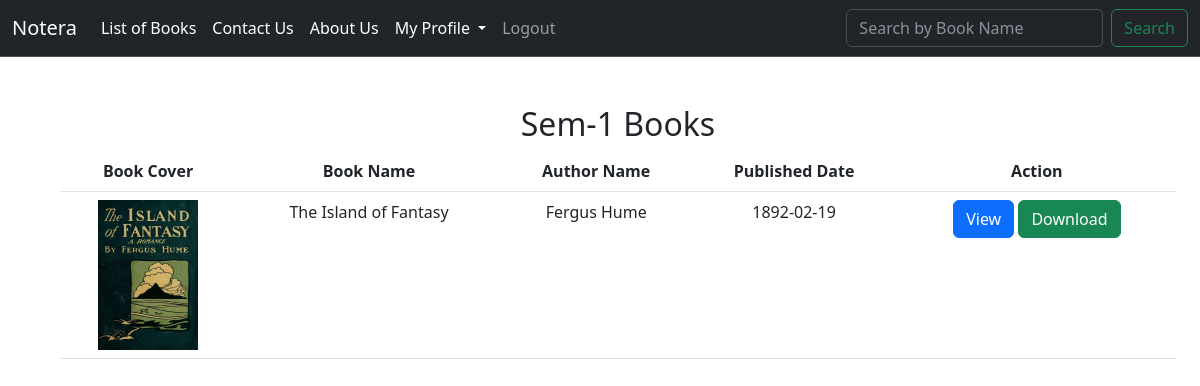
The page /fantasy.php on the database its author committed.
### tables this page shows
CREATE TABLE `images` (
  `id` int(11) NOT NULL,
  `pdf` varchar(255) NOT NULL,
  `book_cover` varchar(255) NOT NULL,
  `book_name` varchar(255) NOT NULL,
  `author_name` varchar(255) NOT NULL,
  `published_date` date NOT NULL,
  `date_added` timestamp NOT NULL DEFAULT current_timestamp(),
  `cat_id` int(11) DEFAULT NULL
);

### fantasy.php (the view, shortened to what this page needs)
<?php
$connection = mysqli_connect("localhost", "root", "", "pdfupload");
$category = 'fantasy';
$query = "SELECT * FROM images WHERE cat_id = (SELECT cat_id FROM category WHERE cat_name = ?) ORDER BY date_added DESC";
$stmt = mysqli_prepare($connection, $query);
mysqli_stmt_bind_param($stmt, "s", $category);
mysqli_stmt_execute($stmt);
$result = mysqli_stmt_get_result($stmt);
?>
<!DOCTYPE html>
<html lang="en">
<head>
    <link href="https://cdn.jsdelivr.net/npm/bootstrap@5.3.0/dist/css/bootstrap.min.css" rel="stylesheet"
>
</head>
<body>
    <nav class="navbar navbar-expand-lg bg-dark border-bottom border-bottom-dark" data-bs-theme="dark">
        <div class="container-fluid">
            <div class="collapse navbar-collapse" id="navbarSupportedContent">
                <ul class="navbar-nav me-auto mb-2 mb-lg-0">
                    <a class="navbar-brand" href="user_dashboard.php">Notera</a>
                    <li class="nav-item">
                        <a class="nav-link active" href="listofBooks.php">List of Books</a>
                    </li>
                    <li class="nav-item">
                        <a class="nav-link active" href="contact.php">Contact Us</a>
                    </li>
                    <li class="nav-item">
                        <a class="nav-link active" href="aboutus.php">About Us</a>
                    </li>
                    <li class="nav-item dropdown">
                        <a class="nav-link dropdown-toggle active" role="button" data-bs-toggle="dropdown">My Profile </a>
                    </li>
                    <li class="nav-item">
                        <a class="nav-link" role="button" href="logout.php">Logout</a>
                    </li>
                </ul>
                <form class="d-flex" action="search.php" method="post">
                    <input class="form-control me-2" type="search" placeholder="Search by Book Name" aria-label="Search" name="book_name">
                    <button class="btn btn-outline-success" type="submit">Search</button>
                </form>
            </div>
        </div>
    </nav>
    <div class="container col-12 m-5">
        <div class="col-12 m-auto">
            <h2 class="text-center">Sem-1 Books</h2>
            <table class="table text-center">
                <tr>
                    <th>Book Cover</th>
                    <th>Book Name</th>
                    <th>Author Name</th>
                    <th>Published Date</th>
                    <th>Action</th>
                </tr>
                <?php
                while ($row = mysqli_fetch_assoc($result)) {
                    ?>
                    <tr>
                        <td><img src="admin/book_covers/<?php echo $row['book_cover'] ?>" alt="Book Cover" style="max-width: 100px;"></td>
                        <td><?php echo $row['book_name'] ?></td>
                        <td><?php echo $row['author_name'] ?></td>
                        <td><?php echo $row['published_date'] ?></td>
                        <td>
                            <a href="admin/pdf/<?php echo $row['pdf'] ?>" target="_blank" class="btn btn-primary">View</a>
                            <a href="admin/pdf/<?php echo $row['pdf'] ?>" download class="btn btn-success">Download</a>
                        </td>
                    </tr>
                    <?php
                }
                ?>
            </table>
        </div>
    </div>
</body>
</html>

### rows shown on the page
images: book_cover (picture), book_name "The Island of Fantasy", author_name "Fergus Hume", published_date "1892-02-19"
